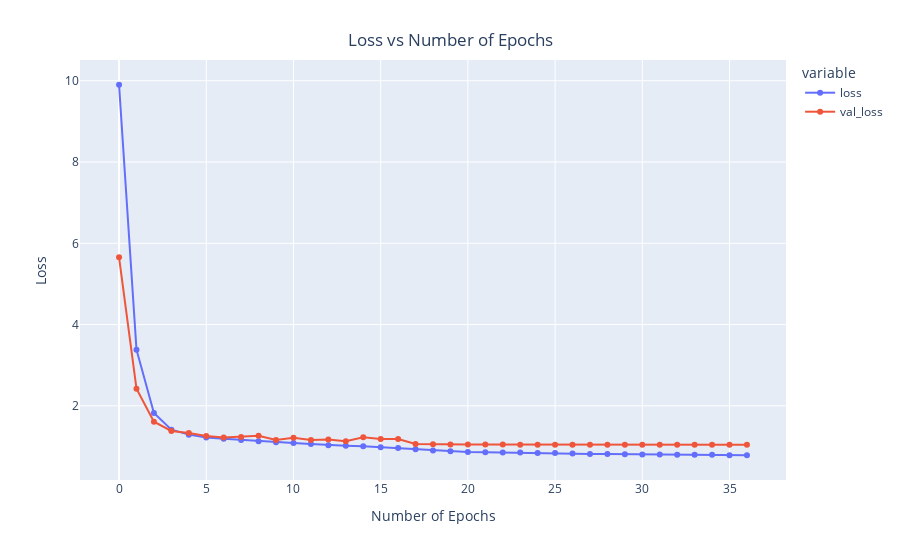

Notebook code for this chart:
### Code cell
x = px.line(data_frame= history , 
            y= ["loss" , "val_loss"] , markers = True )
x.update_xaxes(title="Number of Epochs")
x.update_yaxes(title = "Loss")
x.update_layout(showlegend = True,
    title = {
        'text': 'Loss vs Number of Epochs',
        'y':0.94,
        'x':0.5,
        'xanchor': 'center',
        'yanchor': 'top'})
x.show()

### Figure 1 — Plotly figure (JSON) as saved in the notebook; plotly's stock layout.template omitted (floating-point values rounded to 4 significant figures)
{"data": [{"hovertemplate": "variable=loss<br>index=%{x}<br>value=%{y}<extra></extra>", "legendgroup": "loss", "line": {"color": "#636efa", "dash": "solid"}, "marker": {"symbol": "circle"}, "mode": "markers+lines", "name": "loss", "orientation": "v", "showlegend": true, "type": "scatter", "x": [0, 1, 2, 3, 4, 5, 6, 7, 8, 9, 10, 11, 12, 13, 14, 15, 16, 17, 18, 19, 20, 21, 22, 23, 24, 25, 26, 27, 28, 29, 30, 31, 32, 33, 34, 35, 36], "xaxis": "x", "y": [9.902, 3.383, 1.824, 1.414, 1.291, 1.223, 1.192, 1.162, 1.129, 1.103, 1.082, 1.059, 1.031, 1.02, 1.004, 0.9817, 0.9627, 0.9313, 0.9007, 0.8808, 0.866, 0.86, 0.851, 0.8504, 0.8403, 0.8364, 0.8265, 0.8154, 0.8149, 0.8094, 0.8018, 0.8043, 0.793, 0.7932, 0.7946, 0.7853, 0.7838], "yaxis": "y"}, {"hovertemplate": "variable=val_loss<br>index=%{x}<br>value=%{y}<extra></extra>", "legendgroup": "val_loss", "line": {"color": "#EF553B", "dash": "solid"}, "marker": {"symbol": "circle"}, "mode": "markers+lines", "name": "val_loss", "orientation": "v", "showlegend": true, "type": "scatter", "x": [0, 1, 2, 3, 4, 5, 6, 7, 8, 9, 10, 11, 12, 13, 14, 15, 16, 17, 18, 19, 20, 21, 22, 23, 24, 25, 26, 27, 28, 29, 30, 31, 32, 33, 34, 35, 36], "xaxis": "x", "y": [5.656, 2.422, 1.611, 1.381, 1.333, 1.259, 1.223, 1.235, 1.263, 1.161, 1.213, 1.159, 1.171, 1.131, 1.225, 1.182, 1.185, 1.063, 1.053, 1.049, 1.049, 1.045, 1.045, 1.043, 1.043, 1.042, 1.041, 1.041, 1.043, 1.042, 1.042, 1.043, 1.044, 1.042, 1.041, 1.043, 1.043], "yaxis": "y"}], "layout": {"legend": {"title": {"text": "variable"}, "tracegroupgap": 0}, "margin": {"t": 60}, "showlegend": true, "title": {"text": "Loss vs Number of Epochs", "x": 0.5, "xanchor": "center", "y": 0.94, "yanchor": "top"}, "xaxis": {"anchor": "y", "domain": [0, 1], "title": {"text": "Number of Epochs"}}, "yaxis": {"anchor": "x", "domain": [0, 1], "title": {"text": "Loss"}}}}
